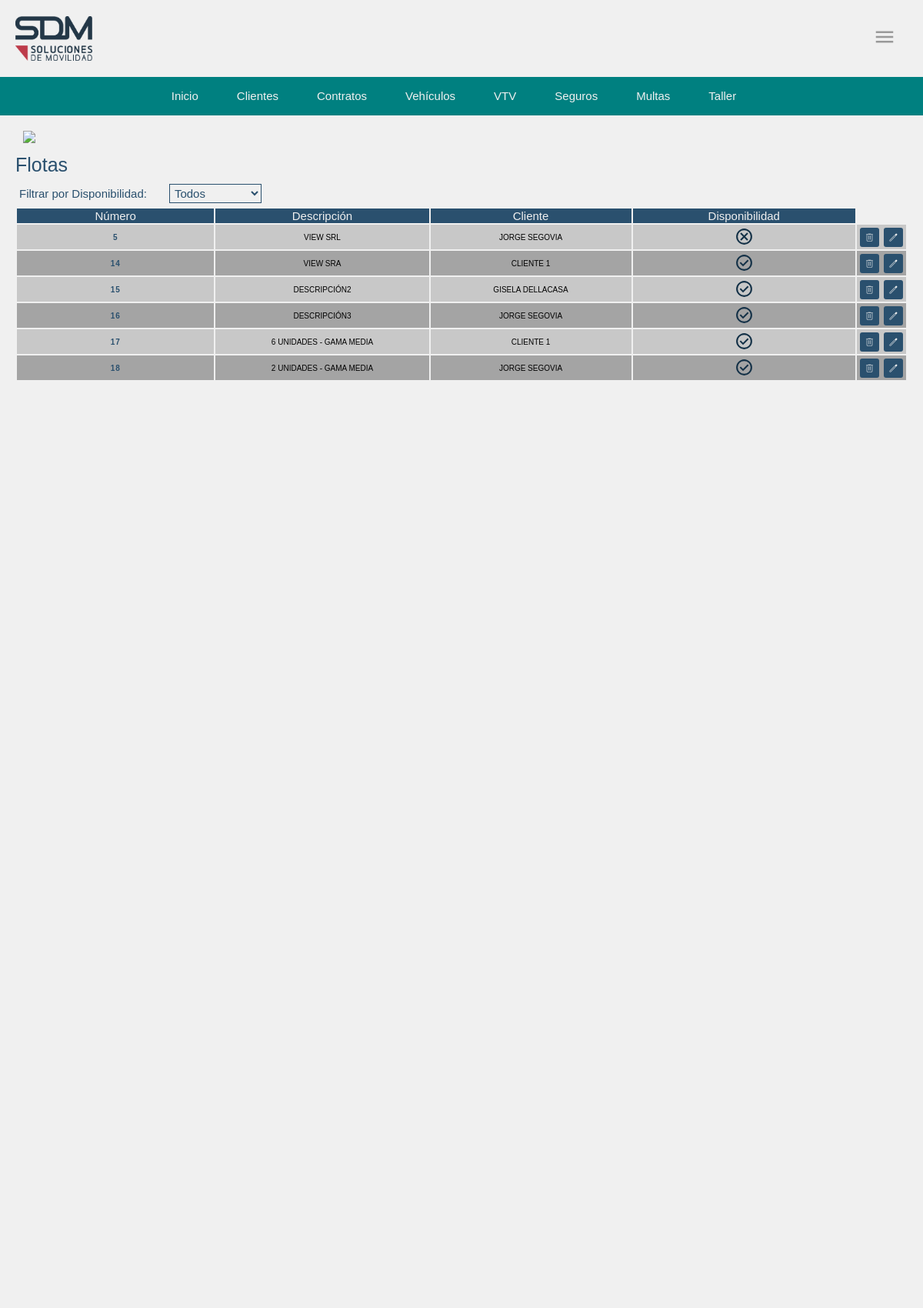
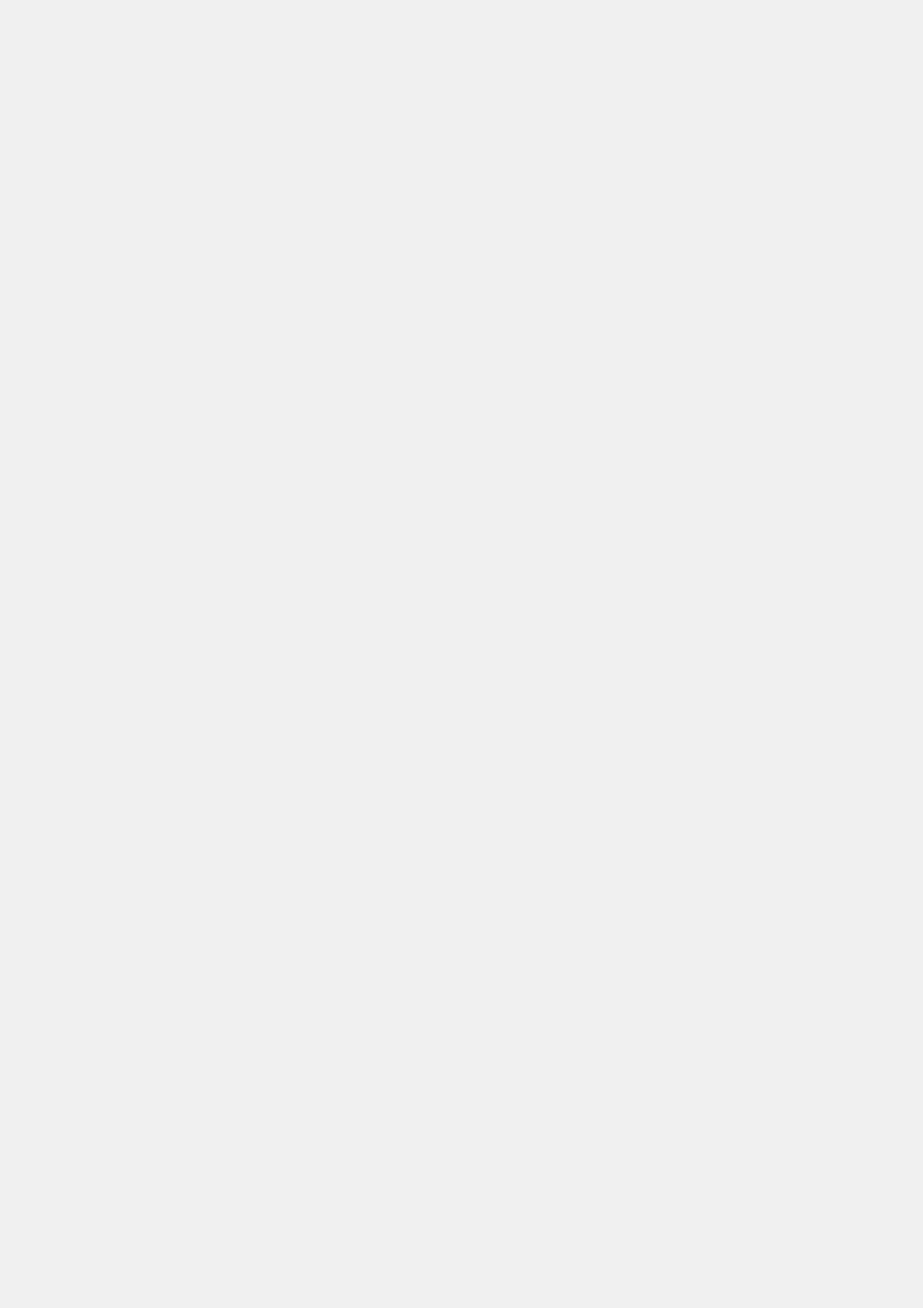
/operacion/flota/ (signed in, upper part), run on the app's committed database (2 pictures, top to bottom).
### operacion/models.py (models this page shows, shortened)
class Flota(models.Model):
    descripcion = models.CharField(max_length=1500, verbose_name="Descripción")
    cliente = models.ForeignKey(Cliente, on_delete=models.RESTRICT)
    disponible = models.BooleanField(default=True)
    class Meta:
        verbose_name_plural = "Flotas"

class Cliente(models.Model):
    razon_social = models.CharField(max_length=50, verbose_name="Razón Social")
    dni = models.PositiveBigIntegerField(unique=True, verbose_name="D.N.I.", null=True, blank=True)
    cuil = models.PositiveBigIntegerField(unique=True,null=True, blank=True, verbose_name="C.U.I.L.")
    cuit = models.PositiveBigIntegerField(unique=True,null=True, blank=True, verbose_name="C.U.I.T.")
    direccion = models.CharField(max_length=50, verbose_name="Dirección", null=True, blank=True)
    telefono = models.PositiveIntegerField(default=0, verbose_name="Teléfono")
    email = models.CharField(max_length=50, verbose_name="E-mail", null=True, blank=True)
    visible = models.BooleanField(default=True)  # Campo de visibilidad
    def __str__(self):
        return f"{self.razon_social}"
    class Meta:
        verbose_name_plural = "Cliente empresa"

### operacion/views.py (the view)
# urls.py: path('flota/', listado_flota, name='listado_flota'),
@login_required
def listado_flota(request):
    flota = Flota.objects.all()
    return render(request, 'flota/listado_flota.html', {'flota': flota})

### operacion/templates/flota/listado_flota.html (shortened to what this page needs)
{% load static %}
<!DOCTYPE html>
<html lang="en">
<head>
    <link rel="stylesheet" type="text/css" href="{% static 'style.css' %}">
</head>
<body class="app">
    <div class="head">
        {% include 'cabecera.html' %}
        {% include 'bnav.html' %}
    </div>
    <a href="{% url 'home' %}" class="btn-atras"><img src="{% static 'operacion/img/atras.svg' %}"></a>
    <h1>Flotas</h1>
    <form method="get" action="{{ request.path }}">
        <label class="filtro-label" for="flota_disponible">Filtrar por Disponibilidad:</label>
        <select class="filtro-opcion" name="flota_disponible"  onchange="this.form.submit()">
            <option  value="">Todos</option>
        </select>
    </form>
    <table>
            <tr>
                <th scope="col">Número</th>
                <th scope="col">Descripción</th>
                <th scope="col">Cliente</th>
                <th scope="col">Disponibilidad</th>
            </tr>
            {% for f in flota %}
            <tr>
                <td><a class="enlace" href="{% url 'detalle_flota' f.id%}">{{ f.id }}</a></td>
                <td>{{ f.descripcion }}</td>
                <td>{{ f.cliente }}</td>
                <td>{% if f.disponible %}
                    <img src="{% static 'operacion/img/check.svg' %}" alt="Disponible">
                {% else %}
                    <img src="{% static 'operacion/img/cancel.svg' %}" alt="No Disponible">
                {% endif %}
                </td>
                <td class="acciones">
                    {% if f.id %}
                    <form method="post" action="{% url 'eliminar_flota' f.id%}">
                        <button type="submit" class="btn"><img src="{% static 'operacion/img/eliminar_blanco.svg' %}" alt=""></button>
                    </form>
                    <form method="get" action="{% url 'editar_flota' f.id%}">
                        <button type="submit" class="btn"><img src="{% static 'operacion/img/editar_blanco.svg' %}" alt=""></button>
                    </form>
                    {% else %}
                    <p>ID no válido</p>
                    {% endif %}
                </td>
            </tr>
            {% endfor %}
    </table>
</body>
</html>

### operacion/static/style.css (style rules this page uses)
body { margin: 0; padding: 0; }
:root { --background: rgb(240,240,240); --foreground: rgb(42, 80, 110); }
.head { position: sticky; top: 0; z-index: 99; }
.app { width: 100vw; height: 1000vh; background-color: var(--background); margin: 0; padding: 0; }
h1 { color:var(--foreground); font-family: Verdana, Geneva, Tahoma, sans-serif; font-weight: lighter; font-size: 25px; margin: 10px 20px; }
th { width: 100vw; font-size: 15px; color: rgb(240, 240, 240); font-weight: lighter; font-family: Verdana, Geneva, Tahoma, sans-serif; background-color:rgb(42, 80, 110); border: none; }
form .filtro-label { color:var(--foreground); font-family: Verdana, Geneva, Tahoma, sans-serif; margin: 25px; font-size: 15px; font-weight: lighter; }
form .filtro-opcion { font-size: 10px; color:var(--foreground); background-color: var(--background); font-family: Verdana, Geneva, Tahoma, sans-serif; padding: 2px; border: solid 1px rgb(42, 80, 110); }
form .filtro-label { color:rgb(42, 80, 110); font-family: Verdana, Geneva, Tahoma, sans-serif; margin: 25px; }
form .filtro-opcion { font-size: 15px; color:var(--foreground); font-family: Verdana, Geneva, Tahoma, sans-serif; padding: 2px; border: solid 1px var(--foreground); }

### operacion/static/style_cabecera.css (style rules this page uses)
body { margin: 0; padding: 0; }

### operacion/static/style_bnav.css (style rules this page uses)
body { margin: 0; padding: 0; }

### data on the page
Flota: id "5", descripcion "VIEW SRL", cliente "JORGE SEGOVIA", disponible False (drawn)
Flota: id "14", descripcion "VIEW SRA", cliente "CLIENTE 1", disponible True (drawn)
Flota: id "15", descripcion "DESCRIPCIÓN2", cliente "GISELA DELLACASA", disponible True (drawn)
Flota: id "16", descripcion "DESCRIPCIÓN3", cliente "JORGE SEGOVIA", disponible True (drawn)
Flota: id "17", descripcion "6 UNIDADES - GAMA MEDIA", cliente "CLIENTE 1", disponible True (drawn)
Flota: id "18", descripcion "2 UNIDADES - GAMA MEDIA", cliente "JORGE SEGOVIA", disponible True (drawn)
